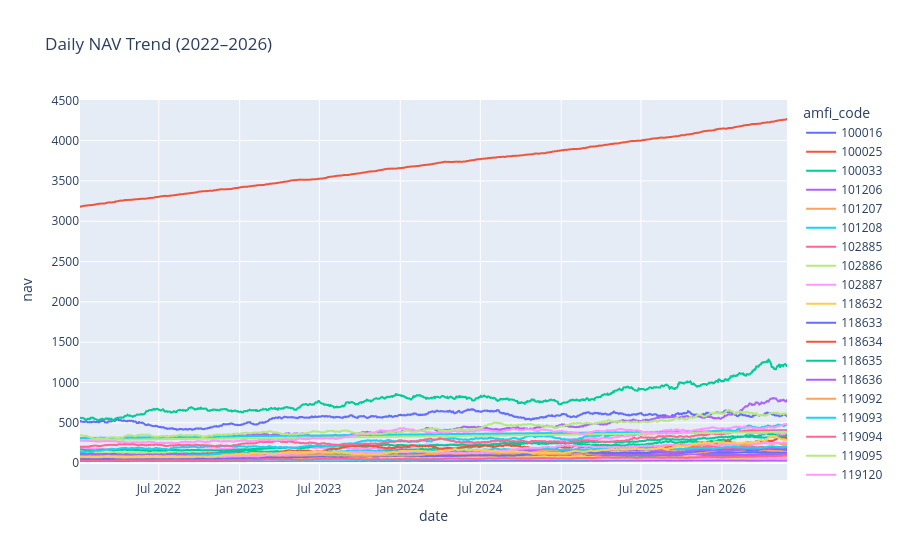

This figure's notebook cell:
### Markdown cell above
---
## Section 1 — NAV Trend Analysis

### Code cell
# Chart 1 — All Schemes NAV Trend
fig = px.line(
    nav,
    x="date",
    y="nav",
    color="amfi_code",
    title="Daily NAV Trend (2022–2026)"
)

fig.write_image(
    CHART_DIR / "all_schemes_nav_trend.png",
    width=1200,
    height=600,
    scale=2         
)

fig.show()

### Figure 1 — Plotly figure (JSON) as saved in the notebook; plotly's stock layout.template omitted (floating-point values rounded to 4 significant figures; data arrays with more than 128 entries replaced by an {"elided": "..."} marker saying what was removed)
{"data": [{"hovertemplate": "amfi_code=100016<br>date=%{x}<br>nav=%{y}<extra></extra>", "legendgroup": "100016", "line": {"color": "#636efa", "dash": "solid"}, "marker": {"symbol": "circle"}, "mode": "lines", "name": "100016", "showlegend": true, "type": "scattergl", "x": {"elided": "1150 str values"}, "xaxis": "x", "y": {"elided": "1150 float values"}, "yaxis": "y"}, {"hovertemplate": "amfi_code=100025<br>date=%{x}<br>nav=%{y}<extra></extra>", "legendgroup": "100025", "line": {"color": "#EF553B", "dash": "solid"}, "marker": {"symbol": "circle"}, "mode": "lines", "name": "100025", "showlegend": true, "type": "scattergl", "x": {"elided": "1150 str values"}, "xaxis": "x", "y": {"elided": "1150 float values"}, "yaxis": "y"}, {"hovertemplate": "amfi_code=100033<br>date=%{x}<br>nav=%{y}<extra></extra>", "legendgroup": "100033", "line": {"color": "#00cc96", "dash": "solid"}, "marker": {"symbol": "circle"}, "mode": "lines", "name": "100033", "showlegend": true, "type": "scattergl", "x": {"elided": "1150 str values"}, "xaxis": "x", "y": {"elided": "1150 float values"}, "yaxis": "y"}, {"hovertemplate": "amfi_code=101206<br>date=%{x}<br>nav=%{y}<extra></extra>", "legendgroup": "101206", "line": {"color": "#ab63fa", "dash": "solid"}, "marker": {"symbol": "circle"}, "mode": "lines", "name": "101206", "showlegend": true, "type": "scattergl", "x": {"elided": "1150 str values"}, "xaxis": "x", "y": {"elided": "1150 float values"}, "yaxis": "y"}, {"hovertemplate": "amfi_code=101207<br>date=%{x}<br>nav=%{y}<extra></extra>", "legendgroup": "101207", "line": {"color": "#FFA15A", "dash": "solid"}, "marker": {"symbol": "circle"}, "mode": "lines", "name": "101207", "showlegend": true, "type": "scattergl", "x": {"elided": "1150 str values"}, "xaxis": "x", "y": {"elided": "1150 float values"}, "yaxis": "y"}, {"hovertemplate": "amfi_code=101208<br>date=%{x}<br>nav=%{y}<extra></extra>", "legendgroup": "101208", "line": {"color": "#19d3f3", "dash": "solid"}, "marker": {"symbol": "circle"}, "mode": "lines", "name": "101208", "showlegend": true, "type": "scattergl", "x": {"elided": "1150 str values"}, "xaxis": "x", "y": {"elided": "1150 float values"}, "yaxis": "y"}, {"hovertemplate": "amfi_code=102885<br>date=%{x}<br>nav=%{y}<extra></extra>", "legendgroup": "102885", "line": {"color": "#FF6692", "dash": "solid"}, "marker": {"symbol": "circle"}, "mode": "lines", "name": "102885", "showlegend": true, "type": "scattergl", "x": {"elided": "1150 str values"}, "xaxis": "x", "y": {"elided": "1150 float values"}, "yaxis": "y"}, {"hovertemplate": "amfi_code=102886<br>date=%{x}<br>nav=%{y}<extra></extra>", "legendgroup": "102886", "line": {"color": "#B6E880", "dash": "solid"}, "marker": {"symbol": "circle"}, "mode": "lines", "name": "102886", "showlegend": true, "type": "scattergl", "x": {"elided": "1150 str values"}, "xaxis": "x", "y": {"elided": "1150 float values"}, "yaxis": "y"}, {"hovertemplate": "amfi_code=102887<br>date=%{x}<br>nav=%{y}<extra></extra>", "legendgroup": "102887", "line": {"color": "#FF97FF", "dash": "solid"}, "marker": {"symbol": "circle"}, "mode": "lines", "name": "102887", "showlegend": true, "type": "scattergl", "x": {"elided": "1150 str values"}, "xaxis": "x", "y": {"elided": "1150 float values"}, "yaxis": "y"}, {"hovertemplate": "amfi_code=118632<br>date=%{x}<br>nav=%{y}<extra></extra>", "legendgroup": "118632", "line": {"color": "#FECB52", "dash": "solid"}, "marker": {"symbol": "circle"}, "mode": "lines", "name": "118632", "showlegend": true, "type": "scattergl", "x": {"elided": "1150 str values"}, "xaxis": "x", "y": {"elided": "1150 float values"}, "yaxis": "y"}, {"hovertemplate": "amfi_code=118633<br>date=%{x}<br>nav=%{y}<extra></extra>", "legendgroup": "118633", "line": {"color": "#636efa", "dash": "solid"}, "marker": {"symbol": "circle"}, "mode": "lines", "name": "118633", "showlegend": true, "type": "scattergl", "x": {"elided": "1150 str values"}, "xaxis": "x", "y": {"elided": "1150 float values"}, "yaxis": "y"}, {"hovertemplate": "amfi_code=118634<br>date=%{x}<br>nav=%{y}<extra></extra>", "legendgroup": "118634", "line": {"color": "#EF553B", "dash": "solid"}, "marker": {"symbol": "circle"}, "mode": "lines", "name": "118634", "showlegend": true, "type": "scattergl", "x": {"elided": "1150 str values"}, "xaxis": "x", "y": {"elided": "1150 float values"}, "yaxis": "y"}, {"hovertemplate": "amfi_code=118635<br>date=%{x}<br>nav=%{y}<extra></extra>", "legendgroup": "118635", "line": {"color": "#00cc96", "dash": "solid"}, "marker": {"symbol": "circle"}, "mode": "lines", "name": "118635", "showlegend": true, "type": "scattergl", "x": {"elided": "1150 str values"}, "xaxis": "x", "y": {"elided": "1150 float values"}, "yaxis": "y"}, {"hovertemplate": "amfi_code=118636<br>date=%{x}<br>nav=%{y}<extra></extra>", "legendgroup": "118636", "line": {"color": "#ab63fa", "dash": "solid"}, "marker": {"symbol": "circle"}, "mode": "lines", "name": "118636", "showlegend": true, "type": "scattergl", "x": {"elided": "1150 str values"}, "xaxis": "x", "y": {"elided": "1150 float values"}, "yaxis": "y"}, {"hovertemplate": "amfi_code=119092<br>date=%{x}<br>nav=%{y}<extra></extra>", "legendgroup": "119092", "line": {"color": "#FFA15A", "dash": "solid"}, "marker": {"symbol": "circle"}, "mode": "lines", "name": "119092", "showlegend": true, "type": "scattergl", "x": {"elided": "1150 str values"}, "xaxis": "x", "y": {"elided": "1150 float values"}, "yaxis": "y"}, {"hovertemplate": "amfi_code=119093<br>date=%{x}<br>nav=%{y}<extra></extra>", "legendgroup": "119093", "line": {"color": "#19d3f3", "dash": "solid"}, "marker": {"symbol": "circle"}, "mode": "lines", "name": "119093", "showlegend": true, "type": "scattergl", "x": {"elided": "1150 str values"}, "xaxis": "x", "y": {"elided": "1150 float values"}, "yaxis": "y"}, {"hovertemplate": "amfi_code=119094<br>date=%{x}<br>nav=%{y}<extra></extra>", "legendgroup": "119094", "line": {"color": "#FF6692", "dash": "solid"}, "marker": {"symbol": "circle"}, "mode": "lines", "name": "119094", "showlegend": true, "type": "scattergl", "x": {"elided": "1150 str values"}, "xaxis": "x", "y": {"elided": "1150 float values"}, "yaxis": "y"}, {"hovertemplate": "amfi_code=119095<br>date=%{x}<br>nav=%{y}<extra></extra>", "legendgroup": "119095", "line": {"color": "#B6E880", "dash": "solid"}, "marker": {"symbol": "circle"}, "mode": "lines", "name": "119095", "showlegend": true, "type": "scattergl", "x": {"elided": "1150 str values"}, "xaxis": "x", "y": {"elided": "1150 float values"}, "yaxis": "y"}, {"hovertemplate": "amfi_code=119120<br>date=%{x}<br>nav=%{y}<extra></extra>", "legendgroup": "119120", "line": {"color": "#FF97FF", "dash": "solid"}, "marker": {"symbol": "circle"}, "mode": "lines", "name": "119120", "showlegend": true, "type": "scattergl", "x": {"elided": "1150 str values"}, "xaxis": "x", "y": {"elided": "1150 float values"}, "yaxis": "y"}, {"hovertemplate": "amfi_code=119551<br>date=%{x}<br>nav=%{y}<extra></extra>", "legendgroup": "119551", "line": {"color": "#FECB52", "dash": "solid"}, "marker": {"symbol": "circle"}, "mode": "lines", "name": "119551", "showlegend": true, "type": "scattergl", "x": {"elided": "1150 str values"}, "xaxis": "x", "y": {"elided": "1150 float values"}, "yaxis": "y"}, {"hovertemplate": "amfi_code=119552<br>date=%{x}<br>nav=%{y}<extra></extra>", "legendgroup": "119552", "line": {"color": "#636efa", "dash": "solid"}, "marker": {"symbol": "circle"}, "mode": "lines", "name": "119552", "showlegend": true, "type": "scattergl", "x": {"elided": "1150 str values"}, "xaxis": "x", "y": {"elided": "1150 float values"}, "yaxis": "y"}, {"hovertemplate": "amfi_code=119598<br>date=%{x}<br>nav=%{y}<extra></extra>", "legendgroup": "119598", "line": {"color": "#EF553B", "dash": "solid"}, "marker": {"symbol": "circle"}, "mode": "lines", "name": "119598", "showlegend": true, "type": "scattergl", "x": {"elided": "1150 str values"}, "xaxis": "x", "y": {"elided": "1150 float values"}, "yaxis": "y"}, {"hovertemplate": "amfi_code=119599<br>date=%{x}<br>nav=%{y}<extra></extra>", "legendgroup": "119599", "line": {"color": "#00cc96", "dash": "solid"}, "marker": {"symbol": "circle"}, "mode": "lines", "name": "119599", "showlegend": true, "type": "scattergl", "x": {"elided": "1150 str values"}, "xaxis": "x", "y": {"elided": "1150 float values"}, "yaxis": "y"}, {"hovertemplate": "amfi_code=120503<br>date=%{x}<br>nav=%{y}<extra></extra>", "legendgroup": "120503", "line": {"color": "#ab63fa", "dash": "solid"}, "marker": {"symbol": "circle"}, "mode": "lines", "name": "120503", "showlegend": true, "type": "scattergl", "x": {"elided": "1150 str values"}, "xaxis": "x", "y": {"elided": "1150 float values"}, "yaxis": "y"}, {"hovertemplate": "amfi_code=120504<br>date=%{x}<br>nav=%{y}<extra></extra>", "legendgroup": "120504", "line": {"color": "#FFA15A", "dash": "solid"}, "marker": {"symbol": "circle"}, "mode": "lines", "name": "120504", "showlegend": true, "type": "scattergl", "x": {"elided": "1150 str values"}, "xaxis": "x", "y": {"elided": "1150 float values"}, "yaxis": "y"}, {"hovertemplate": "amfi_code=120505<br>date=%{x}<br>nav=%{y}<extra></extra>", "legendgroup": "120505", "line": {"color": "#19d3f3", "dash": "solid"}, "marker": {"symbol": "circle"}, "mode": "lines", "name": "120505", "showlegend": true, "type": "scattergl", "x": {"elided": "1150 str values"}, "xaxis": "x", "y": {"elided": "1150 float values"}, "yaxis": "y"}, {"hovertemplate": "amfi_code=120506<br>date=%{x}<br>nav=%{y}<extra></extra>", "legendgroup": "120506", "line": {"color": "#FF6692", "dash": "solid"}, "marker": {"symbol": "circle"}, "mode": "lines", "name": "120506", "showlegend": true, "type": "scattergl", "x": {"elided": "1150 str values"}, "xaxis": "x", "y": {"elided": "1150 float values"}, "yaxis": "y"}, {"hovertemplate": "amfi_code=120507<br>date=%{x}<br>nav=%{y}<extra></extra>", "legendgroup": "120507", "line": {"color": "#B6E880", "dash": "solid"}, "marker": {"symbol": "circle"}, "mode": "lines", "name": "120507", "showlegend": true, "type": "scattergl", "x": {"elided": "1150 str values"}, "xaxis": "x", "y": {"elided": "1150 float values"}, "yaxis": "y"}, {"hovertemplate": "amfi_code=120841<br>date=%{x}<br>nav=%{y}<extra></extra>", "legendgroup": "120841", "line": {"color": "#FF97FF", "dash": "solid"}, "marker": {"symbol": "circle"}, "mode": "lines", "name": "120841", "showlegend": true, "type": "scattergl", "x": {"elided": "1150 str values"}, "xaxis": "x", "y": {"elided": "1150 float values"}, "yaxis": "y"}, {"hovertemplate": "amfi_code=120842<br>date=%{x}<br>nav=%{y}<extra></extra>", "legendgroup": "120842", "line": {"color": "#FECB52", "dash": "solid"}, "marker": {"symbol": "circle"}, "mode": "lines", "name": "120842", "showlegend": true, "type": "scattergl", "x": {"elided": "1150 str values"}, "xaxis": "x", "y": {"elided": "1150 float values"}, "yaxis": "y"}, {"hovertemplate": "amfi_code=120843<br>date=%{x}<br>nav=%{y}<extra></extra>", "legendgroup": "120843", "line": {"color": "#636efa", "dash": "solid"}, "marker": {"symbol": "circle"}, "mode": "lines", "name": "120843", "showlegend": true, "type": "scattergl", "x": {"elided": "1150 str values"}, "xaxis": "x", "y": {"elided": "1150 float values"}, "yaxis": "y"}, {"hovertemplate": "amfi_code=120844<br>date=%{x}<br>nav=%{y}<extra></extra>", "legendgroup": "120844", "line": {"color": "#EF553B", "dash": "solid"}, "marker": {"symbol": "circle"}, "mode": "lines", "name": "120844", "showlegend": true, "type": "scattergl", "x": {"elided": "1150 str values"}, "xaxis": "x", "y": {"elided": "1150 float values"}, "yaxis": "y"}, {"hovertemplate": "amfi_code=125497<br>date=%{x}<br>nav=%{y}<extra></extra>", "legendgroup": "125497", "line": {"color": "#00cc96", "dash": "solid"}, "marker": {"symbol": "circle"}, "mode": "lines", "name": "125497", "showlegend": true, "type": "scattergl", "x": {"elided": "1150 str values"}, "xaxis": "x", "y": {"elided": "1150 float values"}, "yaxis": "y"}, {"hovertemplate": "amfi_code=125498<br>date=%{x}<br>nav=%{y}<extra></extra>", "legendgroup": "125498", "line": {"color": "#ab63fa", "dash": "solid"}, "marker": {"symbol": "circle"}, "mode": "lines", "name": "125498", "showlegend": true, "type": "scattergl", "x": {"elided": "1150 str values"}, "xaxis": "x", "y": {"elided": "1150 float values"}, "yaxis": "y"}, {"hovertemplate": "amfi_code=148567<br>date=%{x}<br>nav=%{y}<extra></extra>", "legendgroup": "148567", "line": {"color": "#FFA15A", "dash": "solid"}, "marker": {"symbol": "circle"}, "mode": "lines", "name": "148567", "showlegend": true, "type": "scattergl", "x": {"elided": "1150 str values"}, "xaxis": "x", "y": {"elided": "1150 float values"}, "yaxis": "y"}, {"hovertemplate": "amfi_code=148568<br>date=%{x}<br>nav=%{y}<extra></extra>", "legendgroup": "148568", "line": {"color": "#19d3f3", "dash": "solid"}, "marker": {"symbol": "circle"}, "mode": "lines", "name": "148568", "showlegend": true, "type": "scattergl", "x": {"elided": "1150 str values"}, "xaxis": "x", "y": {"elided": "1150 float values"}, "yaxis": "y"}, {"hovertemplate": "amfi_code=148569<br>date=%{x}<br>nav=%{y}<extra></extra>", "legendgroup": "148569", "line": {"color": "#FF6692", "dash": "solid"}, "marker": {"symbol": "circle"}, "mode": "lines", "name": "148569", "showlegend": true, "type": "scattergl", "x": {"elided": "1150 str values"}, "xaxis": "x", "y": {"elided": "1150 float values"}, "yaxis": "y"}, {"hovertemplate": "amfi_code=149322<br>date=%{x}<br>nav=%{y}<extra></extra>", "legendgroup": "149322", "line": {"color": "#B6E880", "dash": "solid"}, "marker": {"symbol": "circle"}, "mode": "lines", "name": "149322", "showlegend": true, "type": "scattergl", "x": {"elided": "1150 str values"}, "xaxis": "x", "y": {"elided": "1150 float values"}, "yaxis": "y"}, {"hovertemplate": "amfi_code=149323<br>date=%{x}<br>nav=%{y}<extra></extra>", "legendgroup": "149323", "line": {"color": "#FF97FF", "dash": "solid"}, "marker": {"symbol": "circle"}, "mode": "lines", "name": "149323", "showlegend": true, "type": "scattergl", "x": {"elided": "1150 str values"}, "xaxis": "x", "y": {"elided": "1150 float values"}, "yaxis": "y"}, {"hovertemplate": "amfi_code=149324<br>date=%{x}<br>nav=%{y}<extra></extra>", "legendgroup": "149324", "line": {"color": "#FECB52", "dash": "solid"}, "marker": {"symbol": "circle"}, "mode": "lines", "name": "149324", "showlegend": true, "type": "scattergl", "x": {"elided": "1150 str values"}, "xaxis": "x", "y": {"elided": "1150 float values"}, "yaxis": "y"}], "layout": {"legend": {"title": {"text": "amfi_code"}, "tracegroupgap": 0}, "title": {"text": "Daily NAV Trend (2022–2026)"}, "xaxis": {"anchor": "y", "domain": [0, 1], "title": {"text": "date"}}, "yaxis": {"anchor": "x", "domain": [0, 1], "title": {"text": "nav"}}}}
